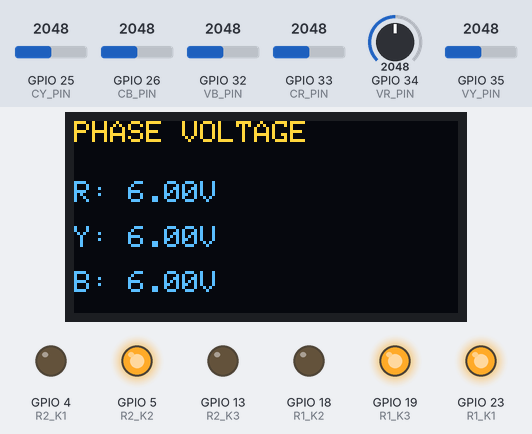
Recording of a sketch running on a simulated ESP32. Parts: 128×64 one-colour display, output pins drawn as LEDs (lit = HIGH). The inputs (shaded band) are chosen by the test bench; at power-on: GPIO 32 (VB_PIN) = 2048, GPIO 35 (VY_PIN) = 2048, GPIO 34 (VR_PIN) = 2048, GPIO 33 (CR_PIN) = 2048, GPIO 25 (CY_PIN) = 2048, GPIO 26 (CB_PIN) = 2048. The OLED is the two-colour kind (top 16 rows yellow); what the sketch prints to the serial monitor is not drawn.

Above: at 4.2 s.
4.3 s: GPIO 32 (VB_PIN) set to 2104
At 12.65 s:
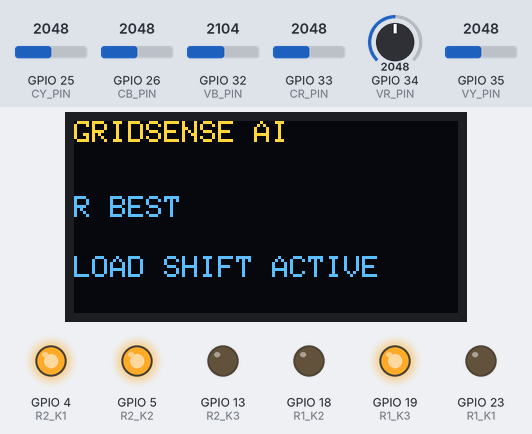
14.2 s: GPIO 35 (VY_PIN) set to 2137
At 26.2 s:
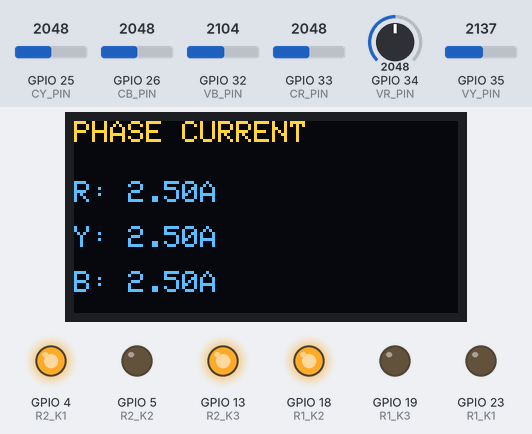
26.6 s: GPIO 34 (VR_PIN) set to 2093
At 32.1 s:
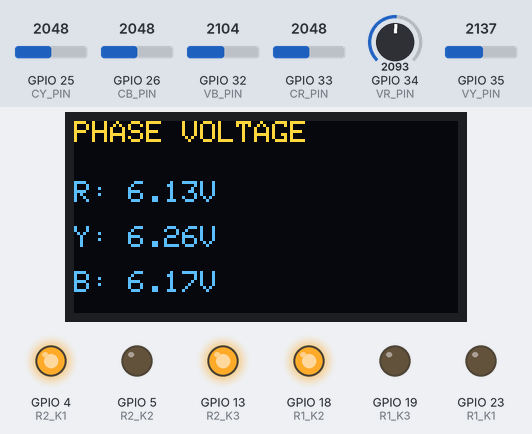
39.0 s: GPIO 34 (VR_PIN) set to 2203
At 40.7 s:
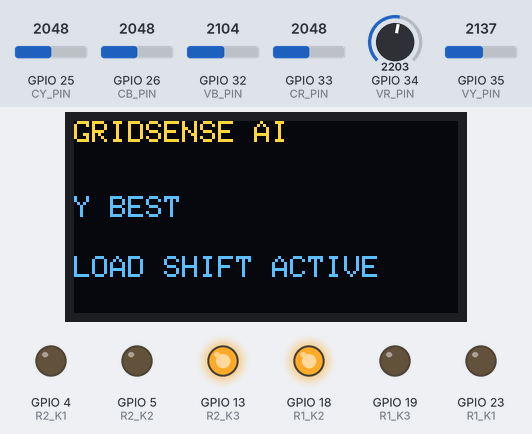
48.3 s: GPIO 33 (CR_PIN) set to 2866
At 56.8 s:
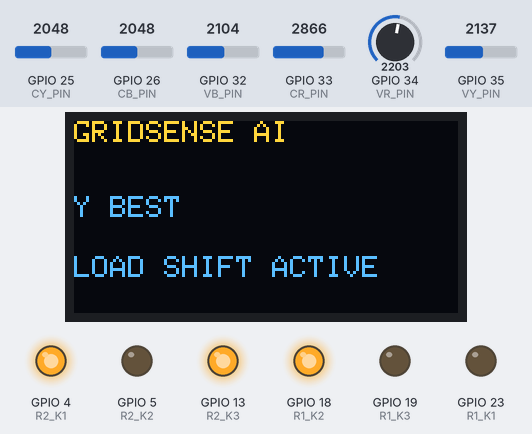
57.6 s: GPIO 25 (CY_PIN) set to 2866
At 60.7 s:
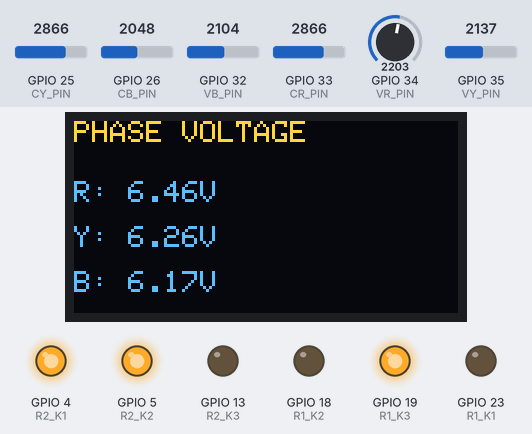
Timing chart, 0 to 62.2 s (numbered marks = the images above; inputs shaded):
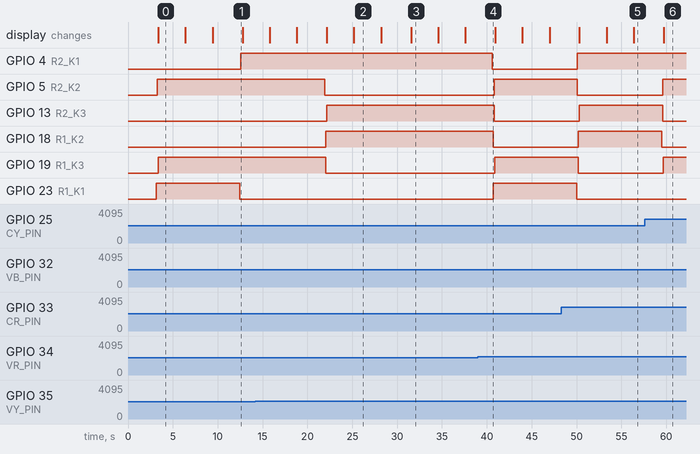

The sketch:

code.ino
```cpp
#include <Wire.h>
#include <Adafruit_GFX.h>
#include <Adafruit_SSD1306.h>

// -------------------------
// Voltage Sensors
// -------------------------
#define VR_PIN 34
#define VY_PIN 35
#define VB_PIN 32

// -------------------------
// Current Sensors
// -------------------------
#define CR_PIN 33
#define CY_PIN 25
#define CB_PIN 26

// -------------------------
// Relay Board 1
// -------------------------
#define R1_K1 23
#define R1_K2 18
#define R1_K3 19

// -------------------------
// Relay Board 2
// -------------------------
#define R2_K1 4
#define R2_K2 5
#define R2_K3 13

// -------------------------
// OLED
// -------------------------
TwoWire OLED_I2C = TwoWire(0);

#define SCREEN_WIDTH 128
#define SCREEN_HEIGHT 64

Adafruit_SSD1306 display(
  SCREEN_WIDTH,
  SCREEN_HEIGHT,
  &OLED_I2C,
  -1
);

String phaseStatus = "START";

// =====================================
// Bulb Switching Functions
// =====================================

void bulb1_R() {
  digitalWrite(R2_K1, LOW);
  delay(100);
  digitalWrite(R1_K1, HIGH);
}

void bulb1_B() {
  digitalWrite(R1_K1, LOW);
  delay(100);
  digitalWrite(R2_K1, HIGH);
}

void bulb2_Y() {
  digitalWrite(R2_K2, LOW);
  delay(100);
  digitalWrite(R1_K2, HIGH);
}

void bulb2_R() {
  digitalWrite(R1_K2, LOW);
  delay(100);
  digitalWrite(R2_K2, HIGH);
}

void bulb3_B() {
  digitalWrite(R2_K3, LOW);
  delay(100);
  digitalWrite(R1_K3, HIGH);
}

void bulb3_Y() {
  digitalWrite(R1_K3, LOW);
  delay(100);
  digitalWrite(R2_K3, HIGH);
}

// =====================================

void showStartup() {
  display.clearDisplay();

  display.setTextSize(2);
  display.setTextColor(SSD1306_WHITE);

  display.setCursor(10, 15);
  display.println("TRIPHASE");

  display.setCursor(5, 40);
  display.println("SMARTGRID");

  display.display();

  delay(3000);
}

// =====================================

void setup() {
  Serial.begin(115200);

  pinMode(R1_K1, OUTPUT);
  pinMode(R1_K2, OUTPUT);
  pinMode(R1_K3, OUTPUT);

  pinMode(R2_K1, OUTPUT);
  pinMode(R2_K2, OUTPUT);
  pinMode(R2_K3, OUTPUT);

  digitalWrite(R1_K1, LOW);
  digitalWrite(R1_K2, LOW);
  digitalWrite(R1_K3, LOW);

  digitalWrite(R2_K1, LOW);
  digitalWrite(R2_K2, LOW);
  digitalWrite(R2_K3, LOW);

  // OLED I2C
  OLED_I2C.begin(27, 14, 100000);

  if (!display.begin(SSD1306_SWITCHCAPVCC, 0x3C)) {
    Serial.println("OLED FAILED");
    while (true);
  }

  showStartup();
}

// =====================================

float readVoltage(int pin) {
  int adc = analogRead(pin);

  return ((float)adc / 4095.0) * 12.0;
}

float readCurrent(int pin) {
  int adc = analogRead(pin);

  return ((float)adc / 4095.0) * 5.0;
}

// =====================================

void loop() {

  float vr = readVoltage(VR_PIN);
  float vy = readVoltage(VY_PIN);
  float vb = readVoltage(VB_PIN);

  float cr = readCurrent(CR_PIN);
  float cy = readCurrent(CY_PIN);
  float cb = readCurrent(CB_PIN);

  // ---------------------
  // Phase Health Scores
  // ---------------------

  float scoreR = (0.7 * (vr / 12.0))
               - (0.3 * (cr / 5.0));

  float scoreY = (0.7 * (vy / 12.0))
               - (0.3 * (cy / 5.0));

  float scoreB = (0.7 * (vb / 12.0))
               - (0.3 * (cb / 5.0));

  // ---------------------
  // Decision Logic
  // ---------------------

  if (scoreR >= scoreY && scoreR >= scoreB) {

    bulb1_R();
    bulb2_R();
    bulb3_B();

    phaseStatus = "R BEST";
  }
  else if (scoreY >= scoreR && scoreY >= scoreB) {

    bulb1_B();
    bulb2_Y();
    bulb3_Y();

    phaseStatus = "Y BEST";
  }
  else {

    bulb1_B();
    bulb2_R();
    bulb3_B();

    phaseStatus = "B BEST";
  }

  // ---------------------
  // OLED Voltage Screen
  // ---------------------

  display.clearDisplay();
  display.setTextSize(1);
  display.setTextColor(SSD1306_WHITE);

  display.setCursor(0, 0);
  display.println("PHASE VOLTAGE");

  display.setCursor(0, 20);
  display.print("R: ");
  display.print(vr, 2);
  display.println("V");

  display.setCursor(0, 35);
  display.print("Y: ");
  display.print(vy, 2);
  display.println("V");

  display.setCursor(0, 50);
  display.print("B: ");
  display.print(vb, 2);
  display.println("V");

  display.display();
  delay(3000);

  // ---------------------
  // OLED Current Screen
  // ---------------------

  display.clearDisplay();

  display.setCursor(0, 0);
  display.println("PHASE CURRENT");

  display.setCursor(0, 20);
  display.print("R: ");
  display.print(cr, 2);
  display.println("A");

  display.setCursor(0, 35);
  display.print("Y: ");
  display.print(cy, 2);
  display.println("A");

  display.setCursor(0, 50);
  display.print("B: ");
  display.print(cb, 2);
  display.println("A");

  display.display();
  delay(3000);

  // ---------------------
  // OLED Decision Screen
  // ---------------------

  display.clearDisplay();

  display.setCursor(0, 0);
  display.println("GRIDSENSE AI");

  display.setCursor(0, 25);
  display.println(phaseStatus);

  display.setCursor(0, 45);
  display.println("LOAD SHIFT ACTIVE");

  display.display();
  delay(3000);

  // ---------------------
  // Serial Monitor
  // ---------------------

  Serial.println("================================");

  Serial.print("R Voltage: ");
  Serial.println(vr, 2);

  Serial.print("Y Voltage: ");
  Serial.println(vy, 2);

  Serial.print("B Voltage: ");
  Serial.println(vb, 2);

  Serial.print("R Current: ");
  Serial.println(cr, 2);

  Serial.print("Y Current: ");
  Serial.println(cy, 2);

  Serial.print("B Current: ");
  Serial.println(cb, 2);

  Serial.print("Decision: ");
  Serial.println(phaseStatus);

  Serial.println("================================");
}
```

Measured:
- the behaviour switches between 2048 and 2049 on GPIO 32 (VB_PIN) (found by bisection; images 0 and 1)
- the behaviour switches between 2103 and 2104 on GPIO 35 (VY_PIN) (found by bisection; images 1 and 2)
- the behaviour switches between 2136 and 2137 on GPIO 34 (VR_PIN) (found by bisection; images 3 and 4)
- after the input at 4.3 s, GPIO 4 (R2_K1): LOW → HIGH after 8.2 s; GPIO 23 (R1_K1): HIGH → LOW after 8.1 s
- after the input at 14.2 s, GPIO 5 (R2_K2): HIGH → LOW after 7.7 s; GPIO 13 (R2_K3): LOW → HIGH after 7.9 s; GPIO 18 (R1_K2): LOW → HIGH after 7.8 s; GPIO 19 (R1_K3): HIGH → LOW after 7.8 s
- after the input at 39.0 s, GPIO 4 (R2_K1): HIGH → LOW after 1.6 s; GPIO 5 (R2_K2): LOW → HIGH after 1.8 s; GPIO 13 (R2_K3): HIGH → LOW after 1.8 s; GPIO 18 (R1_K2): HIGH → LOW after 1.7 s; GPIO 19 (R1_K3): LOW → HIGH after 1.9 s
- after the input at 48.3 s, GPIO 4 (R2_K1): LOW → HIGH after 1.8 s; GPIO 5 (R2_K2): HIGH → LOW after 1.8 s; GPIO 13 (R2_K3): LOW → HIGH after 2.0 s; GPIO 18 (R1_K2): LOW → HIGH after 1.9 s; GPIO 19 (R1_K3): HIGH → LOW after 1.9 s
- after the input at 57.6 s, GPIO 5 (R2_K2): LOW → HIGH after 2.0 s; GPIO 13 (R2_K3): HIGH → LOW after 2.0 s; GPIO 18 (R1_K2): HIGH → LOW after 1.9 s; GPIO 19 (R1_K3): LOW → HIGH after 2.1 s
